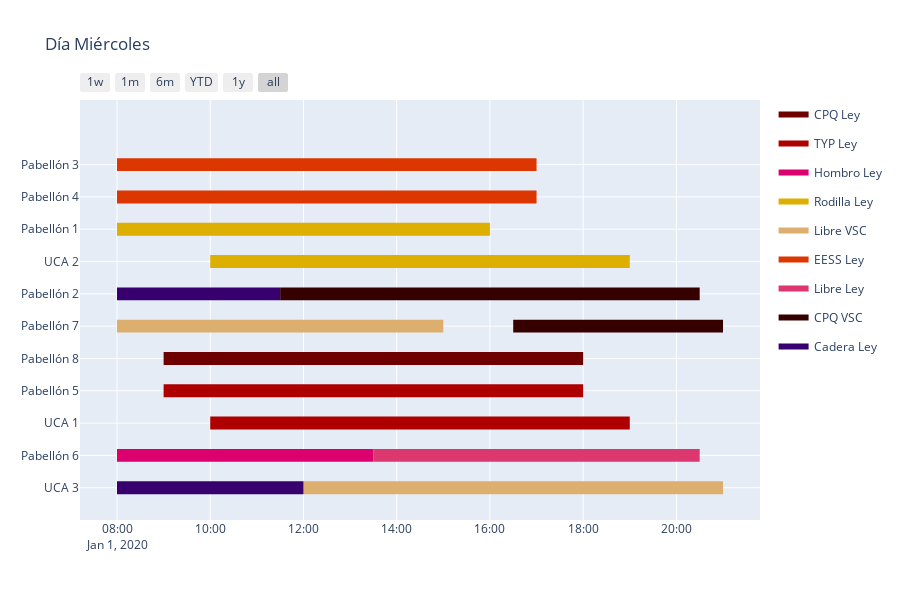

The notebook cell saved with this chart:
### Code cell
fig_2 = ff.create_gantt(df2, colors=colors_2, index_col='Resource', show_colorbar=True, title='Día Miércoles',showgrid_x=True, showgrid_y=True,
                      group_tasks=True)
fig_2.show()

### Figure 1 — Plotly figure (JSON) as saved in the notebook; plotly's stock layout.template omitted (floating-point values rounded to 4 significant figures)
{"data": [{"fill": "toself", "fillcolor": "rgb(110, 0, 0)", "hoverinfo": "name", "legendgroup": "rgb(110, 0, 0)", "mode": "none", "name": "CPQ Ley", "type": "scatter", "x": ["2020-01-01T09:00:00", "2020-01-01T18:00:00", "2020-01-01T18:00:00", "2020-01-01T09:00:00"], "y": [3.8, 3.8, 4.2, 4.2]}, {"fill": "toself", "fillcolor": "rgb(175, 0, 0)", "hoverinfo": "name", "legendgroup": "rgb(175, 0, 0)", "mode": "none", "name": "TYP Ley", "type": "scatter", "x": ["2020-01-01T09:00:00", "2020-01-01T18:00:00", "2020-01-01T18:00:00", "2020-01-01T09:00:00", "2020-01-01T09:00:00", "2020-01-01T10:00:00", "2020-01-01T19:00:00", "2020-01-01T19:00:00", "2020-01-01T10:00:00"], "y": [2.8, 2.8, 3.2, 3.2, null, 1.8, 1.8, 2.2, 2.2]}, {"fill": "toself", "fillcolor": "rgb(220, 0, 110)", "hoverinfo": "name", "legendgroup": "rgb(220, 0, 110)", "mode": "none", "name": "Hombro Ley", "type": "scatter", "x": ["2020-01-01T08:00:00", "2020-01-01T13:30:00", "2020-01-01T13:30:00", "2020-01-01T08:00:00"], "y": [0.8, 0.8, 1.2, 1.2]}, {"fill": "toself", "fillcolor": "rgb(220, 175, 0)", "hoverinfo": "name", "legendgroup": "rgb(220, 175, 0)", "mode": "none", "name": "Rodilla Ley", "type": "scatter", "x": ["2020-01-01T08:00:00", "2020-01-01T16:00:00", "2020-01-01T16:00:00", "2020-01-01T08:00:00", "2020-01-01T08:00:00", "2020-01-01T10:00:00", "2020-01-01T19:00:00", "2020-01-01T19:00:00", "2020-01-01T10:00:00"], "y": [7.8, 7.8, 8.2, 8.2, null, 6.8, 6.8, 7.2, 7.2]}, {"fill": "toself", "fillcolor": "rgb(220, 175, 110)", "hoverinfo": "name", "legendgroup": "rgb(220, 175, 110)", "mode": "none", "name": "Libre VSC", "type": "scatter", "x": ["2020-01-01T08:00:00", "2020-01-01T15:00:00", "2020-01-01T15:00:00", "2020-01-01T08:00:00", "2020-01-01T08:00:00", "2020-01-01T12:00:00", "2020-01-01T21:00:00", "2020-01-01T21:00:00", "2020-01-01T12:00:00"], "y": [4.8, 4.8, 5.2, 5.2, null, -0.2, -0.2, 0.2, 0.2]}, {"fill": "toself", "fillcolor": "rgb(220, 55, 0)", "hoverinfo": "name", "legendgroup": "rgb(220, 55, 0)", "mode": "none", "name": "EESS Ley", "type": "scatter", "x": ["2020-01-01T08:00:00", "2020-01-01T17:00:00", "2020-01-01T17:00:00", "2020-01-01T08:00:00", "2020-01-01T08:00:00", "2020-01-01T08:00:00", "2020-01-01T17:00:00", "2020-01-01T17:00:00", "2020-01-01T08:00:00"], "y": [9.8, 9.8, 10.2, 10.2, null, 8.8, 8.8, 9.2, 9.2]}, {"fill": "toself", "fillcolor": "rgb(220, 55, 110)", "hoverinfo": "name", "legendgroup": "rgb(220, 55, 110)", "mode": "none", "name": "Libre Ley", "type": "scatter", "x": ["2020-01-01T13:30:00", "2020-01-01T20:30:00", "2020-01-01T20:30:00", "2020-01-01T13:30:00"], "y": [0.8, 0.8, 1.2, 1.2]}, {"fill": "toself", "fillcolor": "rgb(55, 0, 0)", "hoverinfo": "name", "legendgroup": "rgb(55, 0, 0)", "mode": "none", "name": "CPQ VSC", "type": "scatter", "x": ["2020-01-01T11:30:00", "2020-01-01T20:30:00", "2020-01-01T20:30:00", "2020-01-01T11:30:00", "2020-01-01T11:30:00", "2020-01-01T16:30:00", "2020-01-01T21:00:00", "2020-01-01T21:00:00", "2020-01-01T16:30:00"], "y": [5.8, 5.8, 6.2, 6.2, null, 4.8, 4.8, 5.2, 5.2]}, {"fill": "toself", "fillcolor": "rgb(55, 0, 110)", "hoverinfo": "name", "legendgroup": "rgb(55, 0, 110)", "mode": "none", "name": "Cadera Ley", "type": "scatter", "x": ["2020-01-01T08:00:00", "2020-01-01T11:30:00", "2020-01-01T11:30:00", "2020-01-01T08:00:00", "2020-01-01T08:00:00", "2020-01-01T08:00:00", "2020-01-01T12:00:00", "2020-01-01T12:00:00", "2020-01-01T08:00:00"], "y": [5.8, 5.8, 6.2, 6.2, null, -0.2, -0.2, 0.2, 0.2]}, {"legendgroup": "rgb(110, 0, 0)", "marker": {"color": "rgb(110, 0, 0)", "opacity": 0, "size": 1}, "mode": "markers", "name": "", "showlegend": false, "text": [null, null], "type": "scatter", "x": ["2020-01-01T09:00:00", "2020-01-01T18:00:00"], "y": [4, 4]}, {"legendgroup": "rgb(175, 0, 0)", "marker": {"color": "rgb(175, 0, 0)", "opacity": 0, "size": 1}, "mode": "markers", "name": "", "showlegend": false, "text": [null, null, null, null], "type": "scatter", "x": ["2020-01-01T09:00:00", "2020-01-01T18:00:00", "2020-01-01T10:00:00", "2020-01-01T19:00:00"], "y": [3, 3, 2, 2]}, {"legendgroup": "rgb(220, 0, 110)", "marker": {"color": "rgb(220, 0, 110)", "opacity": 0, "size": 1}, "mode": "markers", "name": "", "showlegend": false, "text": [null, null], "type": "scatter", "x": ["2020-01-01T08:00:00", "2020-01-01T13:30:00"], "y": [1, 1]}, {"legendgroup": "rgb(220, 175, 0)", "marker": {"color": "rgb(220, 175, 0)", "opacity": 0, "size": 1}, "mode": "markers", "name": "", "showlegend": false, "text": [null, null, null, null], "type": "scatter", "x": ["2020-01-01T08:00:00", "2020-01-01T16:00:00", "2020-01-01T10:00:00", "2020-01-01T19:00:00"], "y": [8, 8, 7, 7]}, {"legendgroup": "rgb(220, 175, 110)", "marker": {"color": "rgb(220, 175, 110)", "opacity": 0, "size": 1}, "mode": "markers", "name": "", "showlegend": false, "text": [null, null, null, null], "type": "scatter", "x": ["2020-01-01T08:00:00", "2020-01-01T15:00:00", "2020-01-01T12:00:00", "2020-01-01T21:00:00"], "y": [5, 5, 0, 0]}, {"legendgroup": "rgb(220, 55, 0)", "marker": {"color": "rgb(220, 55, 0)", "opacity": 0, "size": 1}, "mode": "markers", "name": "", "showlegend": false, "text": [null, null, null, null], "type": "scatter", "x": ["2020-01-01T08:00:00", "2020-01-01T17:00:00", "2020-01-01T08:00:00", "2020-01-01T17:00:00"], "y": [10, 10, 9, 9]}, {"legendgroup": "rgb(220, 55, 110)", "marker": {"color": "rgb(220, 55, 110)", "opacity": 0, "size": 1}, "mode": "markers", "name": "", "showlegend": false, "text": [null, null], "type": "scatter", "x": ["2020-01-01T13:30:00", "2020-01-01T20:30:00"], "y": [1, 1]}, {"legendgroup": "rgb(55, 0, 0)", "marker": {"color": "rgb(55, 0, 0)", "opacity": 0, "size": 1}, "mode": "markers", "name": "", "showlegend": false, "text": [null, null, null, null], "type": "scatter", "x": ["2020-01-01T11:30:00", "2020-01-01T20:30:00", "2020-01-01T16:30:00", "2020-01-01T21:00:00"], "y": [6, 6, 5, 5]}, {"legendgroup": "rgb(55, 0, 110)", "marker": {"color": "rgb(55, 0, 110)", "opacity": 0, "size": 1}, "mode": "markers", "name": "", "showlegend": false, "text": [null, null, null, null], "type": "scatter", "x": ["2020-01-01T08:00:00", "2020-01-01T11:30:00", "2020-01-01T08:00:00", "2020-01-01T12:00:00"], "y": [6, 6, 0, 0]}], "layout": {"height": 600, "hovermode": "closest", "showlegend": true, "title": {"text": "Día Miércoles"}, "xaxis": {"rangeselector": {"buttons": [{"count": 7, "label": "1w", "step": "day", "stepmode": "backward"}, {"count": 1, "label": "1m", "step": "month", "stepmode": "backward"}, {"count": 6, "label": "6m", "step": "month", "stepmode": "backward"}, {"count": 1, "label": "YTD", "step": "year", "stepmode": "todate"}, {"count": 1, "label": "1y", "step": "year", "stepmode": "backward"}, {"step": "all"}]}, "showgrid": true, "type": "date", "zeroline": false}, "yaxis": {"autorange": false, "range": [-1, 12], "showgrid": true, "ticktext": ["UCA 3", "Pabellón 6", "UCA 1", "Pabellón 5", "Pabellón 8", "Pabellón 7", "Pabellón 2", "UCA 2", "Pabellón 1", "Pabellón 4", "Pabellón 3"], "tickvals": [0, 1, 2, 3, 4, 5, 6, 7, 8, 9, 10], "zeroline": false}}}
